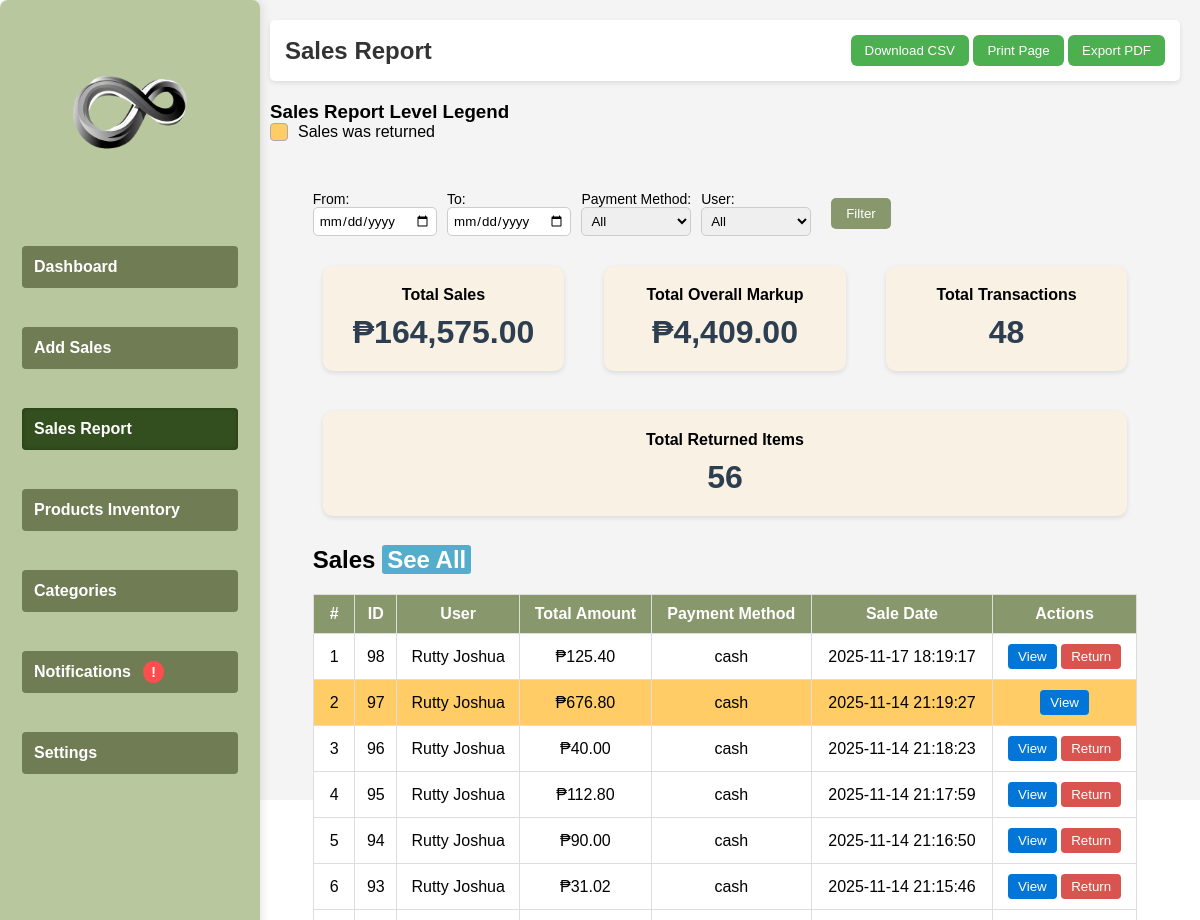
/views/sales.php (signed in, upper part), run on an earlier commit of the app's database.
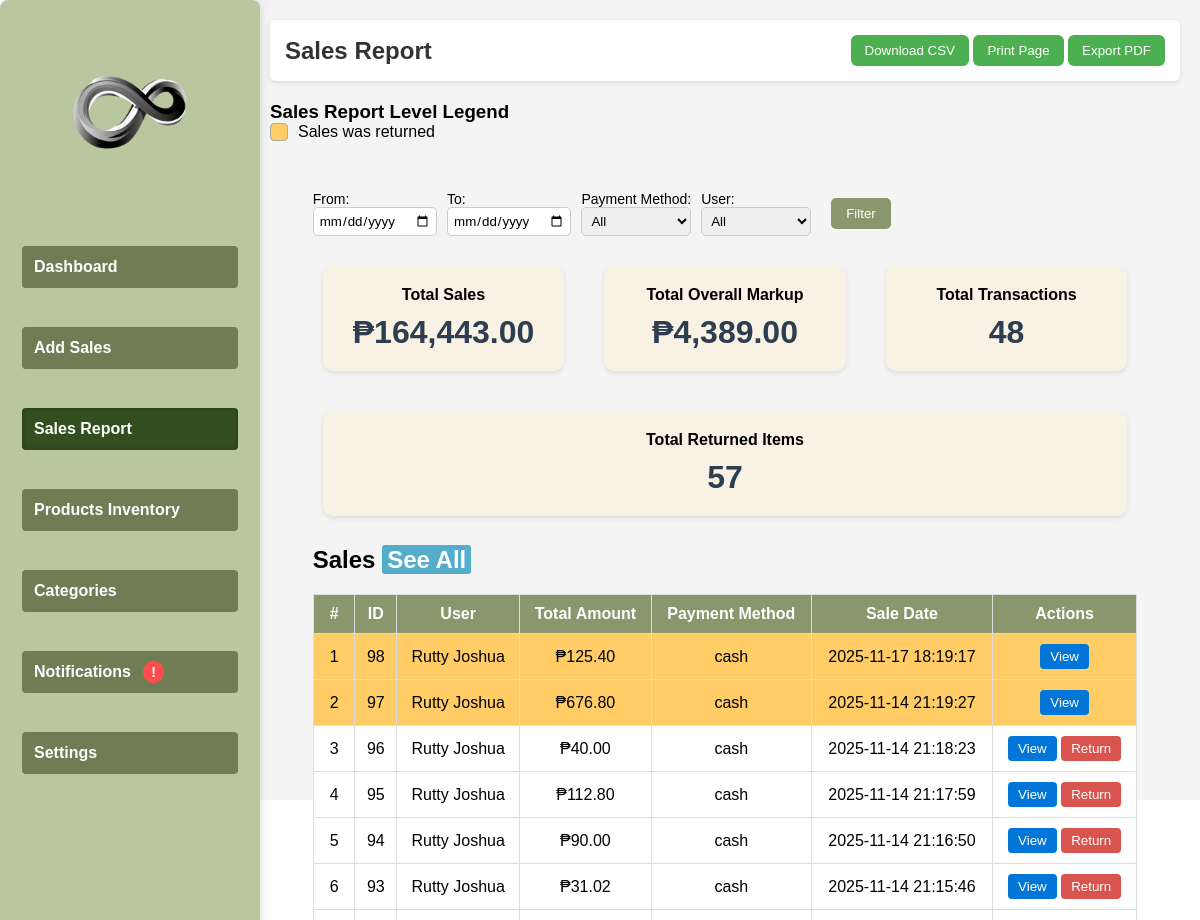
And on a later commit of the database.
### tables this page shows
CREATE TABLE `sales` (
  `id` int(11) NOT NULL AUTO_INCREMENT,
  `user_id` int(11) NOT NULL,
  `total_amount` decimal(10,2) NOT NULL,
  `sale_date` datetime DEFAULT current_timestamp(),
  `payment_method` varchar(50) DEFAULT NULL,
  `cash_given` decimal(10,2) DEFAULT NULL,
  `change_amount` decimal(10,2) DEFAULT NULL,
  `discount` decimal(10,2) DEFAULT 0.00,
  `status` varchar(20) DEFAULT 'Completed',
  `return_reason` varchar(255) DEFAULT NULL,
  PRIMARY KEY (`id`)
);

CREATE TABLE `users` (
  `user_id` int(11) NOT NULL AUTO_INCREMENT,
  `first_name` varchar(50) NOT NULL,
  `last_name` varchar(50) NOT NULL,
  `username` varchar(50) NOT NULL,
  `password` varchar(255) NOT NULL,
  `role` enum('admin','seller','cashier') NOT NULL,
  `status` enum('Active','Inactive') NOT NULL DEFAULT 'Active',
  PRIMARY KEY (`user_id`),
  UNIQUE KEY `username` (`username`)
);

### database.php (called while the page is built)
<?php
class Database {
    private static $host     = null;
    private static $dbname   = null;
    private static $username = null;
    private static $password = null;
    private static $port     = '3306';
    private static $conn     = null;
    public static function getConnection() {
        if (self::$conn === null) {
            self::$host     = getenv('MYSQLHOST')     ?: getenv('DB_HOST')     ?: 'localhost';
            self::$dbname   = getenv('MYSQLDATABASE') ?: getenv('DB_NAME')     ?: 'railway';
            self::$username = getenv('MYSQLUSER')     ?: getenv('DB_USER')     ?: 'root';
            self::$password = getenv('MYSQLPASSWORD') ?: getenv('DB_PASSWORD') ?: '';
            self::$port     = getenv('MYSQLPORT')     ?: getenv('DB_PORT')     ?: '3306';
            try {
                self::$conn = new PDO(
                    "mysql:host=" . self::$host . ";port=" . self::$port . ";dbname=" . self::$dbname,
                    self::$username,
                    self::$password
                );
                self::$conn->setAttribute(PDO::ATTR_ERRMODE, PDO::ERRMODE_EXCEPTION);
            } catch (PDOException $exception) {
                echo "Connection error: " . $exception->getMessage();
            }
        }
        return self::$conn;
    }
}
?>

### controllers/SalesReportController.php (called while the page is built, shortened)
<?php
require_once $_SERVER['DOCUMENT_ROOT'] . '/POSu/models/SalesReportModel.php';
class SalesReportController {
    private $model;
    public function __construct() {
        $this->model = new SalesReportModel();
    }
    public function getFilteredSales($from = null, $to = null, $payment = '', $user = '', $page = 1) {
        $limit = 15;
        $offset = ($page - 1) * $limit;
        return $this->model->getFilteredSales($from, $to, $payment, $user, $limit, $offset);
    }
}
?>

### models/SalesReportModel.php (called while the page is built, shortened)
<?php
require_once $_SERVER['DOCUMENT_ROOT'] . '/POSu/database.php';
class SalesReportModel {
    private $db;
    public function __construct() {
        $this->db = Database::getConnection();
    }
public function getFilteredSales($from = null, $to = null, $payment = '', $user = '', $limit = 15, $offset = 0) {
    $params = [];
    $query = "SELECT s.*, u.first_name, u.last_name
              FROM sales s
              JOIN users u ON s.user_id = u.user_id
              WHERE 1=1";
    $query .= " ORDER BY s.sale_date DESC";
    if ($limit !== null && $limit > 0 && $offset !== null && $offset >= 0) {
        $query .= " LIMIT $limit OFFSET $offset";
    }
    $stmt = $this->db->prepare($query);
    $stmt->execute($params);
    return $stmt->fetchAll(PDO::FETCH_ASSOC);
}
    public function getSlowMovingProducts($from = null, $to = null, $limit = 15, $offset = 0) {
        $params = [];
        $query = "
            SELECT p.description AS product_name,
                   IFNULL(SUM(si.quantity), 0) AS quantity_sold,
                   IFNULL(SUM(si.price * si.quantity), 0) AS total_sales
            FROM products p
            LEFT JOIN sales_items si ON si.product_code = p.code
            LEFT JOIN sales s ON si.sale_id = s.id
        ";
        $query .= " GROUP BY p.description ORDER BY quantity_sold ASC";
        if ($limit !== null && $offset !== null) {
            $limit = (int)$limit;
            $offset = (int)$offset;
            $query .= " LIMIT $limit OFFSET $offset";
        }
        $stmt = $this->db->prepare($query);
        $stmt->execute($params);
        return $stmt->fetchAll(PDO::FETCH_ASSOC);
    }
}
?>

### views/sales.php (the view, shortened to what the rows shown need)
<?php
require_once $_SERVER['DOCUMENT_ROOT'] . '/POSu/controllers/SalesReportController.php';
$reportController = new SalesReportController();
$from = $_GET['from_date'] ?? null;
$to = $_GET['to_date'] ?? null;
$payment = $_GET['payment_method'] ?? '';
$user = $_GET['user_id'] ?? '';
$currentPage = max(1, (int)($_GET['page'] ?? 1));
$limit = 15;
$offset = ($currentPage - 1) * $limit;
$sales = $reportController->getFilteredSales($from, $to, $payment, $user, $currentPage);
?>
<!DOCTYPE html>
<html lang="en">
<head>
<link rel="stylesheet" href="/POSu/styles/stylee.css?v=<?= time(); ?>">
<link rel="stylesheet" href="/POSu/styles/sales-style.css?v=<?= time(); ?>">
</head>
<body>
<div class="dashboard">
    <main class="main-content">
        <header class="header" style="display: flex; align-items: center; justify-content: space-between;">
    <h1>Sales Report</h1>
</header>
        <section class="content">
            <div class="sales-report-container">
                <h2>Sales <a href="#" class="page-btn" onclick="openSeeAll('sales')">See All</a></h2>
                <table class="sales-table">
                    <thead>
                        <tr>
                            <th>#</th>
                            <th>ID</th>
                            <th>User</th>
                            <th>Total Amount</th>
                            <th>Payment Method</th>
                            <th>Sale Date</th>
                            <th>Actions</th>
                        </tr>
                    </thead>
                    <tbody>
                        <?php if(!empty($sales)): $counter=$offset+1; ?>
                            <?php foreach($sales as $sale):
                                $isReturned = isset($sale['status']) && $sale['status'] === 'Returned';
                            ?>
                                <tr class="<?= $isReturned?'returned-sale':'' ?>">
                                    <td><?= $counter++ ?></td>
                                    <td><?= $sale['id'] ?></td>
                                    <td><?= htmlspecialchars($sale['first_name'].' '.$sale['last_name']) ?></td>
                                    <td>₱<?= number_format($sale['total_amount'],2) ?></td>
                                    <td><?= htmlspecialchars($sale['payment_method']) ?></td>
                                    <td><?= htmlspecialchars($sale['sale_date']) ?></td>
                                    <td>
                                        <button class="view-btn" onclick="openSaleItemsModal(<?= $sale['id'] ?>)">View</button>
                                        <?php if($_SESSION['role']==='admin' && !$isReturned): ?>
<button type="button" class="delete-btn" onclick="openSaleReturnModal(<?= $sale['id'] ?>)">Return</button>
                                        <?php endif; ?>
                                    </td>
                                </tr>
                            <?php endforeach; ?>
                        <?php else: ?>
                            <tr><td colspan="7" class="no-data">No sales found for this period.</td></tr>
                        <?php endif; ?>
                    </tbody>
                </table>
            </div>
        </section>
    </main>
</div>
</body>
</html>

What changed in the data, as far as the page shows it:
changed sales id 98: no longer shows "Return"
Also different on the page:
$totalSales: "164,575.00" → "164,443.00"
$totalOverallMarkup: "4,409.00" → "4,389.00"
$totalReturnedItems: "56" → "57"
